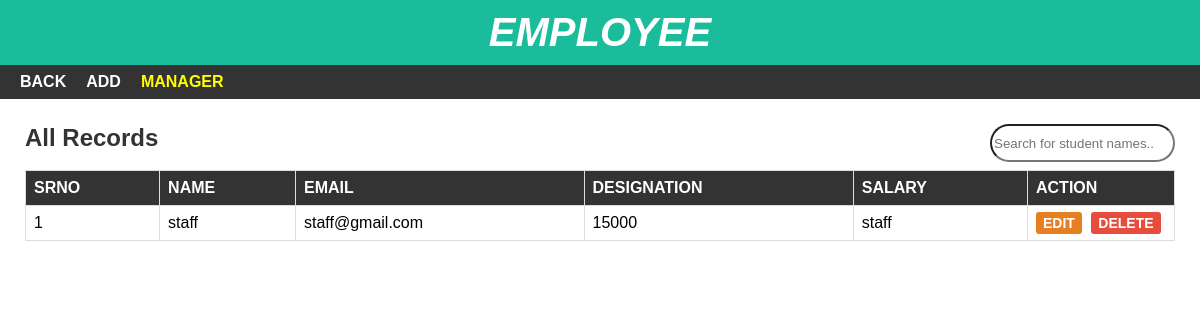
Page /employee.php (signed in) on the committed database.
### tables this page shows
CREATE TABLE user (
    id INT UNSIGNED AUTO_INCREMENT PRIMARY KEY,
    username VARCHAR(50) UNIQUE NOT NULL,
    password VARCHAR(255) NOT NULL,
    email VARCHAR(100) UNIQUE NOT NULL,
    role ENUM('superadmin', 'manager', 'staff') DEFAULT 'staff',
    salary int 
);

### employee.php (the view, shortened to what this page needs)
<?php
include 'connectionString.php';
$userRole = $_SESSION['role'];
if ($userRole === 'superadmin') {
    $sql = "SELECT * FROM `user` ORDER BY `username`";
    $result=mysqli_query($con,$sql) or die("query unsuccessful");
} elseif ($userRole === 'manager') {
    $sql = "SELECT * FROM `user` WHERE `role` = 'staff' ORDER BY `username`";
    $result=mysqli_query($con,$sql) or die("query unsuccessful");
} else {
    echo "Access denied. You do not have permission to view this page.";
    exit;
}
?>
<!DOCTYPE html>
<html lang="en">
<head>
    <link rel="stylesheet" href="css/stylead.css">
</head>
<body>
<div id="wrapper">
        <div id="header">
            <h1>Employee</h1>
        </div>
        <div id="menu">
            <ul>
                <li>
                    <a href="index.php">back</a>
                </li>
                <li>
                    <a href="add.php">Add</a>
                </li>
                <li>
                    <a href="#" style="color:yellow;">
                        <?php echo $_COOKIE['username']; ?>
                    </a>
                </li>
            </ul>
        </div>
<div id="main-content">
        <div class="filterbox">
            <h2 class="filtertext">All Records</h2>
            <input type="text" id="searchInput" onkeyup="searchTable()" placeholder="Search for student names..">
        </div>
        <?php if (mysqli_num_rows($result) > 0): ?>
        <table id='employeeTable'>
            <thead>
                <tr>
                    <th>SrNo</th>
                    <th>Name</th>
                    <th>email</th>
                    <th>Designation</th>
                    <th>salary</th>
                    <th>Action</th>
                </tr>
            </thead>
            <tbody>
                <?php
                $counter=0;
                while ($row = mysqli_fetch_assoc($result)):
                $counter++;
                 ?>
                <tr>
                    <td><?php echo htmlspecialchars($counter); ?></td>
                    <td><?php echo htmlspecialchars($row['username']); ?></td>
                    <td><?php echo htmlspecialchars($row['email']); ?></td>
                    <td><?php echo htmlspecialchars($row['salary']); ?></td>
                    <td><?php echo htmlspecialchars($row['role']); ?></td>
                    <td>
                        <a href='edit.php?id=<?php echo htmlspecialchars($row['id']); ?>'>Edit</a>
                        <a href='delete.php?id=<?php echo htmlspecialchars($row['id']); ?>'>Delete</a>
                    </td>
                </tr>
                <?php endwhile; ?>
            </tbody>
        </table>
        <?php else: ?>
        <p>No records found.</p>
        <?php endif; ?>
    </div>
</body>
</html>

### css/stylead.css (style rules this page uses)
body { font:16px arial; background-image: linear-gradient(to top, #fbc2eb 0%, #a6c1ee 100%); margin: 0; padding: 0; width:100%; min-height: 100vh; }
#wrapper { width: 100%; min-height: 100vh; background-color: #fff; }
#header { text-align: center; background-color: #1abc9c; padding: 10px; }
#header h1 { color: #fff; font-size: 40px; font-style: italic; font-weight: 700; text-transform: uppercase; margin: 0; }
#menu { background-color: #333; }
#menu ul { font-size: 0; padding: 0 10px; margin: 0; list-style: none; }
#menu ul li { display: inline-block; }
#menu ul li a { color: #fff; font-size: 16px; font-weight: 600; padding: 8px 10px; display: block; text-decoration: none; text-transform: uppercase; transition: all 0.3s ease; }
#main-content { padding: 25px; min-height: 400px; }
#main-content h2 { margin: 0 0 10px; text-transform: capitalize; }
#main-content table { width: 100%; background-color: #555; margin: 0 0 20px; }
#main-content table th { color: #fff; background-color: #333; text-transform: uppercase; }
#main-content table th:last-child { width: 130px; }
#main-content table td { background-color: #fff; }
#main-content table td a { font-size: 14px; font-weight: 600; text-transform: uppercase; padding: 3px 7px; color: #fff; background-color: #e67e22; text-decoration: none; border-radius: 3px; }
#main-content table td a:nth-child(2) { background-color: #e74c3c; margin: 0 0 0 5px; }
.filterbox { display: flex; justify-content: space-between; margin-bottom: 8px; }
#searchInput { border-radius:100px; }

### employee.php (style rules this page uses)
table { width: 100%; border-collapse: collapse; }
table, th, td { border: 1px solid #ddd; }
th, td { padding: 8px; text-align: left; }
th { background-color: #f4f4f4; }
h2 { color: #333; }
.filterbox { display: flex; justify-content: space-between; margin-bottom: 8px; }
#searchInput { border-radius:100px; }

### rows in the picture
user: username "staff", email "staff@gmail.com", salary "15000", role "staff"

### other values in the picture
$_COOKIE['username'] "MANAGER"
